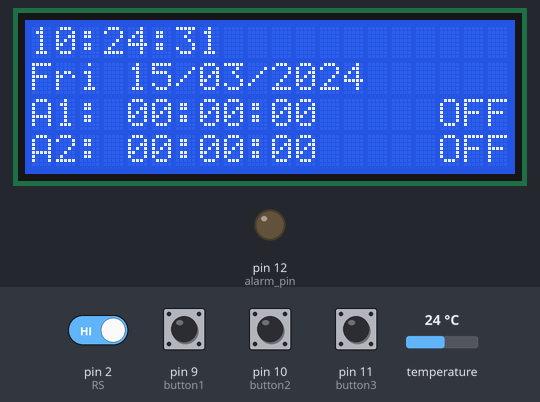
Bench run of a sketch on a simulated Arduino Uno, built with avr-gcc and run on an emulated ATmega328P. On the bench: 20×4 character LCD, output pins drawn as LEDs (lit = HIGH). Wiring (inferred from the names in the program): DS3231 clock at I2C address 0x68. The inputs (shaded band) are chosen by the test bench; at power-on: pin 2 (RS), pin 9 (button1), pin 10 (button2), pin 11 (button3) HIGH, temperature 24 °C. The local clock reads 2024-03-15 10:24:30 at power-on unless the sketch sets it.

Above: at 1.2 s.
1.3 s: pin 2 (RS) driven LOW
At 3.8 s:
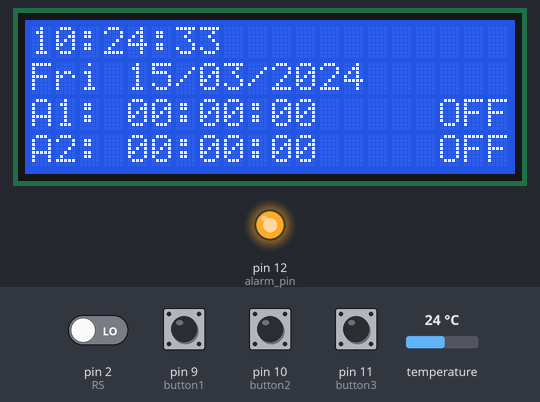
4.3 s: pin 9 (button1) pulled LOW for 0.15 s
At 4.57 s:
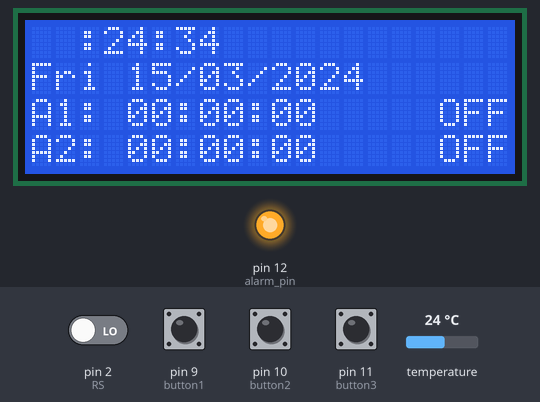
5.9 s: pin 10 (button2) pulled LOW for 0.15 s
At 7.4 s:
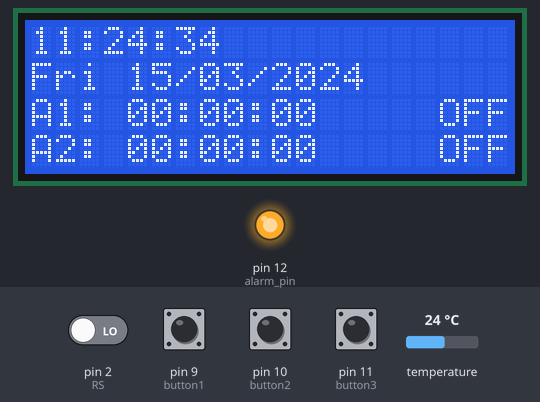
7.5 s: pin 9 (button1) pulled LOW for 1 s
At 8.62 s:
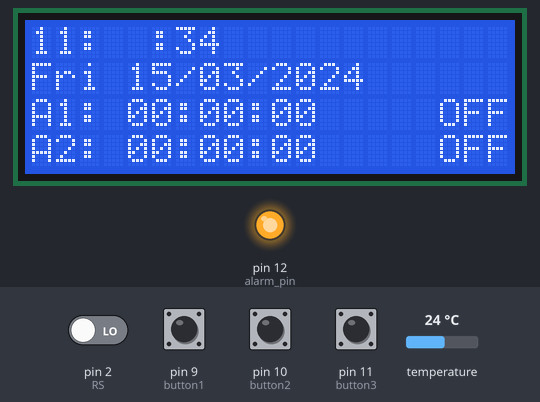
10.0 s: pin 9 (button1) pulled LOW for 0.15 s
At 10.27 s:
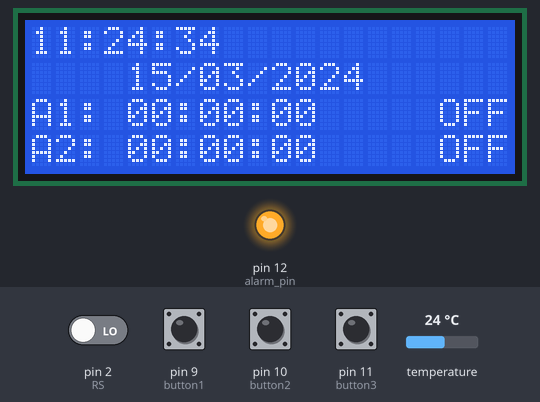
13.1 s: pin 10 (button2) pulled LOW for 1 s
At 14.51 s:
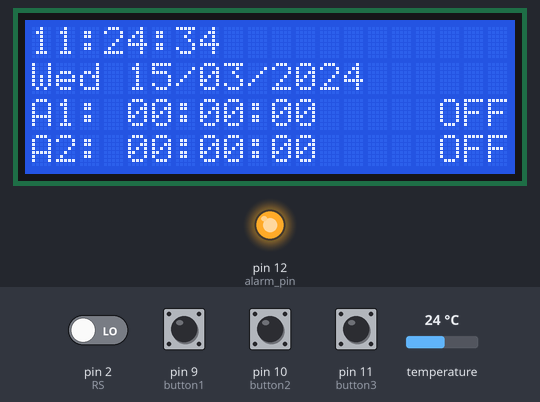
Timing chart, 0 to 16.1 s (numbered marks = the images above; inputs shaded):
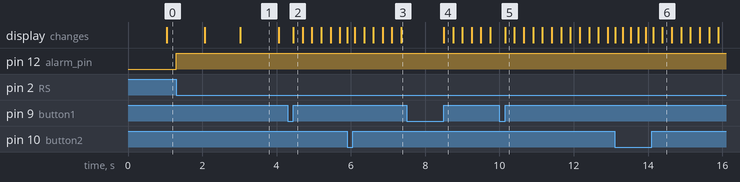

The sketch:

clock_new.ino
```cpp
// include LCD library code
#include <LiquidCrystal.h>
// include Wire library code (needed for I2C protocol devices)
#include <Wire.h>

// LCD module connections (RS, E, D4, D5, D6, D7)
LiquidCrystal lcd(3, 4, 5, 6, 7, 8);

const int button1   =  9;                   // button1 pin number
const int button2   = 10;                   // button1 pin number
const int button3   = 11;                   // button1 pin number
const int alarm_pin = 12;                   // Alarms pin number

void setup() {
  pinMode(9,  INPUT_PULLUP);
  pinMode(10, INPUT_PULLUP);
  pinMode(11, INPUT_PULLUP);
  pinMode(12, OUTPUT);
  digitalWrite(alarm_pin, LOW);
  // set up the LCD's number of columns and rows
  lcd.begin(20, 4);
  Wire.begin();                                 // Join i2c bus
  attachInterrupt(digitalPinToInterrupt(2), Alarm, FALLING);
}

// Variables declaration
bool alarm1_status, alarm2_status;
char Time[]     = "  :  :  ",
     calendar[] = "      /  /20  ",
     alarm1[]   = "A1:   :  :00", alarm2[]   = "A2:   :  :00";

byte  i, second, minute, hour, day, date, month, year,
      alarm1_minute, alarm1_hour, alarm2_minute, alarm2_hour,
      status_reg;

void Alarm(){
  digitalWrite(alarm_pin, HIGH);
}
void DS3231_read(){                             // Function to read time & calendar data
  Wire.beginTransmission(0x68);                 // Start I2C protocol with DS3231 address
  Wire.write(0);                                // Send register address
  Wire.endTransmission(false);                  // I2C restart
  Wire.requestFrom(0x68, 7);                    // Request 7 bytes from DS3231 and release I2C bus at end of reading
  second = Wire.read();                         // Read seconds from register 0
  minute = Wire.read();                         // Read minuts from register 1
  hour   = Wire.read();                         // Read hour from register 2
  day    = Wire.read();                         // Read day from register 3
  date   = Wire.read();                         // Read date from register 4
  month  = Wire.read();                         // Read month from register 5
  year   = Wire.read();                         // Read year from register 6
}
void alarms_read_display(){                     // Function to read and display alarm1, alarm2 and temperature data
  byte control_reg, temperature_lsb;
  char temperature_msb;
  Wire.beginTransmission(0x68);                 // Start I2C protocol with DS3231 address
  Wire.write(0x08);                             // Send register address
  Wire.endTransmission(false);                  // I2C restart
  Wire.requestFrom(0x68, 11);                   // Request 11 bytes from DS3231 and release I2C bus at end of reading
  alarm1_minute = Wire.read();                  // Read alarm1 minutes
  alarm1_hour   = Wire.read();                  // Read alarm1 hours
  Wire.read();                                  // Skip alarm1 day/date register
  alarm2_minute = Wire.read();                  // Read alarm2 minutes
  alarm2_hour   = Wire.read();                  // Read alarm2 hours
  Wire.read();                                  // Skip alarm2 day/date register
  control_reg = Wire.read();                    // Read the DS3231 control register
  status_reg  = Wire.read();                    // Read the DS3231 status register
  Wire.read();                                  // Skip aging offset register
  temperature_msb = Wire.read();                // Read temperature MSB
  temperature_lsb = Wire.read();                // Read temperature LSB
    // Convert BCD to decimal
  alarm1_minute = (alarm1_minute >> 4) * 10 + (alarm1_minute & 0x0F);
  alarm1_hour   = (alarm1_hour   >> 4) * 10 + (alarm1_hour & 0x0F);
  alarm2_minute = (alarm2_minute >> 4) * 10 + (alarm2_minute & 0x0F);
  alarm2_hour   = (alarm2_hour   >> 4) * 10 + (alarm2_hour & 0x0F);
    // End conversion
  alarm1[8]     = alarm1_minute % 10  + 48;
  alarm1[7]     = alarm1_minute / 10  + 48;
  alarm1[5]     = alarm1_hour   % 10  + 48;
  alarm1[4]     = alarm1_hour   / 10  + 48;
  alarm2[8]     = alarm2_minute % 10  + 48;
  alarm2[7]     = alarm2_minute / 10  + 48;
  alarm2[5]     = alarm2_hour   % 10  + 48;
  alarm2[4]     = alarm2_hour   / 10  + 48;
  alarm1_status = bitRead(control_reg, 0);      // Read alarm1 interrupt enable bit (A1IE) from DS3231 control register
  alarm2_status = bitRead(control_reg, 1);      // Read alarm2 interrupt enable bit (A2IE) from DS3231 control register

  lcd.setCursor(10, 0);
  lcd.setCursor(0, 2);
  lcd.print(alarm1);                            // Display alarm1
  lcd.setCursor(17, 2);
  if(alarm1_status)  lcd.print("ON ");          // If A1IE = 1 print 'ON'
  else               lcd.print("OFF");          // If A1IE = 0 print 'OFF'
  lcd.setCursor(0, 3);
  lcd.print(alarm2);                            // Display alarm2
  lcd.setCursor(17, 3);
  if(alarm2_status)  lcd.print("ON ");          // If A2IE = 1 print 'ON'
  else               lcd.print("OFF");          // If A2IE = 0 print 'OFF'
}
void calendar_display(){                        // Function to display calendar
  switch(day){
    case 1:  strcpy(calendar, "Sun   /  /20  "); break;
    case 2:  strcpy(calendar, "Mon   /  /20  "); break;
    case 3:  strcpy(calendar, "Tue   /  /20  "); break;
    case 4:  strcpy(calendar, "Wed   /  /20  "); break;
    case 5:  strcpy(calendar, "Thu   /  /20  "); break;
    case 6:  strcpy(calendar, "Fri   /  /20  "); break;
    case 7:  strcpy(calendar, "Sat   /  /20  "); break;
    default: strcpy(calendar, "Sat   /  /20  ");
  }
  calendar[13] = year  % 10 + 48;
  calendar[12] = year  / 10 + 48;
  calendar[8]  = month % 10 + 48;
  calendar[7]  = month / 10 + 48;
  calendar[5]  = date  % 10 + 48;
  calendar[4]  = date  / 10 + 48;
  lcd.setCursor(0, 1);
  lcd.print(calendar);                          // Display calendar
}
void DS3231_display(){
  // Convert BCD to decimal
  second = (second >> 4) * 10 + (second & 0x0F);
  minute = (minute >> 4) * 10 + (minute & 0x0F);
  hour = (hour >> 4) * 10 + (hour & 0x0F);
  date = (date >> 4) * 10 + (date & 0x0F);
  month = (month >> 4) * 10 + (month & 0x0F);
  year = (year >> 4) * 10 + (year & 0x0F);
  // End conversion
  Time[7]     = second % 10  + 48;
  Time[6]     = second / 10  + 48;
  Time[4]     = minute % 10  + 48;
  Time[3]     = minute / 10  + 48;
  Time[1]     = hour   % 10  + 48;
  Time[0]     = hour   / 10  + 48;
  calendar_display();                           // Call calendar display function
  lcd.setCursor(0, 0);
  lcd.print(Time);                              // Display time
}
void Blink(){
  byte j = 0;
  while(j < 10 && (digitalRead(button1) || i >= 5) && digitalRead(button2) && (digitalRead(button3) || i < 5)){
    j++;
    delay(25);
  }
}
byte edit(byte x, byte y, byte parameter){
  char text[3];
  while(!digitalRead(button1) || !digitalRead(button3));    // Wait until button B1 is released
  while(true){
    while(!digitalRead(button2)){                           // If button B2 is pressed
      parameter++;
      if(((i == 0) || (i == 5)) && parameter > 23)          // If hours > 23 ==> hours = 0
        parameter = 0;
      if(((i == 1) || (i == 6)) && parameter > 59)          // If minutes > 59 ==> minutes = 0
        parameter = 0;
      if(i == 2 && parameter > 31)                          // If date > 31 ==> date = 1
        parameter = 1;
      if(i == 3 && parameter > 12)                          // If month > 12 ==> month = 1
        parameter = 1;
      if(i == 4 && parameter > 99)                          // If year > 99 ==> year = 0
        parameter = 0;
      if(i == 7 && parameter > 1)                           // For alarms ON or OFF (1: alarm ON, 0: alarm OFF)
        parameter = 0;
      lcd.setCursor(x, y);
      if(i == 7){                                           // For alarms ON & OFF
        if(parameter == 1)  lcd.print("ON ");
        else                lcd.print("OFF");
      }
      else{
        sprintf(text,"%02u", parameter);
        lcd.print(text);
      }
      if(i >= 5){
        DS3231_read();                          // Read data from DS3231
        DS3231_display();                       // Display DS3231 time and calendar
      }
      delay(200);                               // Wait 200ms
    }
    lcd.setCursor(x, y);
    lcd.print("  ");                            // Print two spaces
    if(i == 7) lcd.print(" ");                  // Print space (for alarms ON & OFF)
    Blink();                                    // Call Blink function
    lcd.setCursor(x, y);
    if(i == 7){                                 // For alarms ON & OFF
      if(parameter == 1)  lcd.print("ON ");
      else                lcd.print("OFF");
    }
    else{
      sprintf(text,"%02u", parameter);
      lcd.print(text);
    }
    Blink();
    if(i >= 5){
      DS3231_read();
      DS3231_display();}
    if((!digitalRead(button1) && i < 5) || (!digitalRead(button3) && i >= 5)){
      i++;                                      // Increment 'i' for the next parameter
      return parameter;                         // Return parameter value and exit
    }
  }
}

void loop() {
  if(!digitalRead(button1)){                    // If B1 button is pressed
      i = 0;
      hour   = edit(0, 0, hour);
      minute = edit(3, 0, minute);
      while(!digitalRead(button1));             // Wait until button B1 released
      while(true){
        while(!digitalRead(button2)){           // If button B2 button is pressed
          day++;                                // Increment day
          if(day > 7) day = 1;
          calendar_display();                   // Call display_calendar function
          lcd.setCursor(0, 1);
          lcd.print(calendar);                  // Display calendar
          delay(200);
        }
        lcd.setCursor(0, 1);
        lcd.print("   ");                       // Print 3 spaces
        Blink();
        lcd.setCursor(0, 1);
        lcd.print(calendar);                    // Print calendar
        Blink();                                // Call Blink function
        if(!digitalRead(button1))               // If button B1 is pressed
          break;
      }
      date = edit(4, 1, date);                  // Edit date
      month = edit(7, 1, month);                // Edit month
      year = edit(12, 1, year);                 // Edit year
      // Convert decimal to BCD
      minute = ((minute / 10) << 4) + (minute % 10);
      hour = ((hour / 10) << 4) + (hour % 10);
      date = ((date / 10) << 4) + (date % 10);
      month = ((month / 10) << 4) + (month % 10);
      year = ((year / 10) << 4) + (year % 10);
      // End conversion
      // Write time & calendar data to DS3231 RTC
      Wire.beginTransmission(0x68);             // Start I2C protocol with DS3231 address
      Wire.write(0);                            // Send register address
      Wire.write(0);                            // Reset sesonds and start oscillator
      Wire.write(minute);                       // Write minute
      Wire.write(hour);                         // Write hour
      Wire.write(day);                          // Write day
      Wire.write(date);                         // Write date
      Wire.write(month);                        // Write month
      Wire.write(year);                         // Write year
      Wire.endTransmission();                   // Stop transmission and release the I2C bus
      delay(200);
    }
    if(!digitalRead(button3)){                  // If B3 button is pressed
      while(!digitalRead(button3));             // Wait until button B3 released
      i = 5;
      alarm1_hour   = edit(4,  2, alarm1_hour);
      alarm1_minute = edit(7,  2, alarm1_minute);
      alarm1_status = edit(17, 2, alarm1_status);
      i = 5;
      alarm2_hour   = edit(4,  3, alarm2_hour);
      alarm2_minute = edit(7,  3, alarm2_minute);
      alarm2_status = edit(17, 3, alarm2_status);
      alarm1_minute = ((alarm1_minute / 10) << 4) + (alarm1_minute % 10);
      alarm1_hour   = ((alarm1_hour   / 10) << 4) + (alarm1_hour % 10);
      alarm2_minute = ((alarm2_minute / 10) << 4) + (alarm2_minute % 10);
      alarm2_hour   = ((alarm2_hour   / 10) << 4) + (alarm2_hour % 10);
      // Write alarms data to DS3231
      Wire.beginTransmission(0x68);               // Start I2C protocol with DS3231 address
      Wire.write(7);                              // Send register address (alarm1 seconds)
      Wire.write(0);                              // Write 0 to alarm1 seconds
      Wire.write(alarm1_minute);                  // Write alarm1 minutes value to DS3231
      Wire.write(alarm1_hour);                    // Write alarm1 hours value to DS3231
      Wire.write(0x80);                           // Alarm1 when hours, minutes, and seconds match
      Wire.write(alarm2_minute);                  // Write alarm2 minutes value to DS3231
      Wire.write(alarm2_hour);                    // Write alarm2 hours value to DS3231
      Wire.write(0x80);                           // Alarm2 when hours and minutes match
      Wire.write(4 | alarm1_status | (alarm2_status << 1));      // Write data to DS3231 control register (enable interrupt when alarm)
      Wire.write(0);                              // Clear alarm flag bits
      Wire.endTransmission();                     // Stop transmission and release the I2C bus
      delay(200);                                 // Wait 200ms
    }
    if(!digitalRead(button2) && digitalRead(alarm_pin)){         // When button B2 pressed with alarm (Reset and turn OFF the alarm)
      digitalWrite(alarm_pin, LOW);               // Turn OFF the alarm indicator
      Wire.beginTransmission(0x68);               // Start I2C protocol with DS3231 address
      Wire.write(0x0E);                           // Send register address (control register)
      // Write data to control register (Turn OFF the occurred alarm and keep the other as it is)
      Wire.write(4 | (!bitRead(status_reg, 0) & alarm1_status) | ((!bitRead(status_reg, 1) & alarm2_status) << 1));
      Wire.write(0);                              // Clear alarm flag bits
      Wire.endTransmission();                     // Stop transmission and release the I2C bus
    }
    DS3231_read();                                // Read time and calendar parameters from DS3231 RTC
    alarms_read_display();                        // Read and display alarms parameters
    DS3231_display();                             // Display time & calendar
    delay(50);                                    // Wait 50ms
}
// End of code
```

Source omitted: main.cpp (5565 bytes)

Measured:
- after the input at 1.3 s, pin 12 (alarm_pin): LOW → HIGH at once
- after the input at 4.3 s, the display: changes after 0.15 s (image 2)
- after the input at 5.9 s, the display: changes at once (image 3)
- after the input at 7.5 s, the display: changes after 1.0 s (image 4)
- after the input at 10.0 s, the display: changes after 0.15 s (image 5)
- after the input at 13.1 s, the display: first changes at once (image 6 shows a later state)
- what the display in image 1 shows lasts 1.1 s, from 3.0 s to 4.1 s
